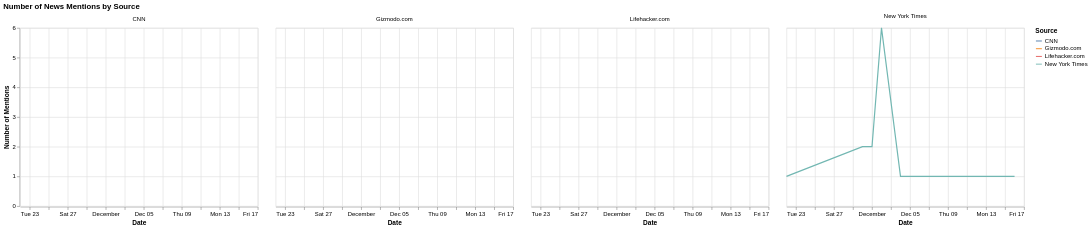

The specification (Vega-Lite) saved for this image:
### Vega-Lite specification from a JSON file in a GitHub repository (floating-point values rounded to 4 significant figures)
{"config": {"view": {"continuousWidth": 400, "continuousHeight": 300}}, "data": {"name": "data-2d9ecdb7b8bf9c410d2ed53e03882b75"}, "mark": "line", "encoding": {"color": {"type": "nominal", "field": "Source"}, "facet": {"type": "nominal", "field": "Source", "title": null}, "tooltip": [{"type": "quantitative", "field": "Count"}], "x": {"type": "temporal", "axis": {"title": "Date"}, "field": "PublishedDate"}, "y": {"type": "quantitative", "axis": {"title": "Number of Mentions"}, "field": "Count"}}, "title": "Number of News Mentions by Source", "$schema": "https://vega.github.io/schema/vega-lite/v4.8.1.json", "datasets": {"data-2d9ecdb7b8bf9c410d2ed53e03882b75": [{"PublishedDate": "2021-11-22T00:00:00", "Source": "New York Times", "Count": 1, "Date": "0    2021-11-22\n1    2021-11-30\n2    2021-12-01\n3    2021-12-02\n4    2021-12-02\n5    2021-12-04\n6    2021-12-05\n7    2021-12-08\n8    2021-12-09\n9    2021-12-10\n10   2021-12-11\n11   2021-12-16\n12   2021-12-17\nName: PublishedDate, dtype: datetime64[ns]"}, {"PublishedDate": "2021-11-30T00:00:00", "Source": "New York Times", "Count": 2, "Date": "0    2021-11-22\n1    2021-11-30\n2    2021-12-01\n3    2021-12-02\n4    2021-12-02\n5    2021-12-04\n6    2021-12-05\n7    2021-12-08\n8    2021-12-09\n9    2021-12-10\n10   2021-12-11\n11   2021-12-16\n12   2021-12-17\nName: PublishedDate, dtype: datetime64[ns]"}, {"PublishedDate": "2021-12-01T00:00:00", "Source": "New York Times", "Count": 2, "Date": "0    2021-11-22\n1    2021-11-30\n2    2021-12-01\n3    2021-12-02\n4    2021-12-02\n5    2021-12-04\n6    2021-12-05\n7    2021-12-08\n8    2021-12-09\n9    2021-12-10\n10   2021-12-11\n11   2021-12-16\n12   2021-12-17\nName: PublishedDate, dtype: datetime64[ns]"}, {"PublishedDate": "2021-12-02T00:00:00", "Source": "Lifehacker.com", "Count": 1, "Date": "0    2021-11-22\n1    2021-11-30\n2    2021-12-01\n3    2021-12-02\n4    2021-12-02\n5    2021-12-04\n6    2021-12-05\n7    2021-12-08\n8    2021-12-09\n9    2021-12-10\n10   2021-12-11\n11   2021-12-16\n12   2021-12-17\nName: PublishedDate, dtype: datetime64[ns]"}, {"PublishedDate": "2021-12-02T00:00:00", "Source": "New York Times", "Count": 6, "Date": "0    2021-11-22\n1    2021-11-30\n2    2021-12-01\n3    2021-12-02\n4    2021-12-02\n5    2021-12-04\n6    2021-12-05\n7    2021-12-08\n8    2021-12-09\n9    2021-12-10\n10   2021-12-11\n11   2021-12-16\n12   2021-12-17\nName: PublishedDate, dtype: datetime64[ns]"}, {"PublishedDate": "2021-12-04T00:00:00", "Source": "New York Times", "Count": 1, "Date": "0    2021-11-22\n1    2021-11-30\n2    2021-12-01\n3    2021-12-02\n4    2021-12-02\n5    2021-12-04\n6    2021-12-05\n7    2021-12-08\n8    2021-12-09\n9    2021-12-10\n10   2021-12-11\n11   2021-12-16\n12   2021-12-17\nName: PublishedDate, dtype: datetime64[ns]"}, {"PublishedDate": "2021-12-05T00:00:00", "Source": "New York Times", "Count": 1, "Date": "0    2021-11-22\n1    2021-11-30\n2    2021-12-01\n3    2021-12-02\n4    2021-12-02\n5    2021-12-04\n6    2021-12-05\n7    2021-12-08\n8    2021-12-09\n9    2021-12-10\n10   2021-12-11\n11   2021-12-16\n12   2021-12-17\nName: PublishedDate, dtype: datetime64[ns]"}, {"PublishedDate": "2021-12-08T00:00:00", "Source": "New York Times", "Count": 1, "Date": "0    2021-11-22\n1    2021-11-30\n2    2021-12-01\n3    2021-12-02\n4    2021-12-02\n5    2021-12-04\n6    2021-12-05\n7    2021-12-08\n8    2021-12-09\n9    2021-12-10\n10   2021-12-11\n11   2021-12-16\n12   2021-12-17\nName: PublishedDate, dtype: datetime64[ns]"}, {"PublishedDate": "2021-12-09T00:00:00", "Source": "CNN", "Count": 1, "Date": "0    2021-11-22\n1    2021-11-30\n2    2021-12-01\n3    2021-12-02\n4    2021-12-02\n5    2021-12-04\n6    2021-12-05\n7    2021-12-08\n8    2021-12-09\n9    2021-12-10\n10   2021-12-11\n11   2021-12-16\n12   2021-12-17\nName: PublishedDate, dtype: datetime64[ns]"}, {"PublishedDate": "2021-12-10T00:00:00", "Source": "New York Times", "Count": 1, "Date": "0    2021-11-22\n1    2021-11-30\n2    2021-12-01\n3    2021-12-02\n4    2021-12-02\n5    2021-12-04\n6    2021-12-05\n7    2021-12-08\n8    2021-12-09\n9    2021-12-10\n10   2021-12-11\n11   2021-12-16\n12   2021-12-17\nName: PublishedDate, dtype: datetime64[ns]"}, {"PublishedDate": "2021-12-11T00:00:00", "Source": "New York Times", "Count": 1, "Date": "0    2021-11-22\n1    2021-11-30\n2    2021-12-01\n3    2021-12-02\n4    2021-12-02\n5    2021-12-04\n6    2021-12-05\n7    2021-12-08\n8    2021-12-09\n9    2021-12-10\n10   2021-12-11\n11   2021-12-16\n12   2021-12-17\nName: PublishedDate, dtype: datetime64[ns]"}, {"PublishedDate": "2021-12-16T00:00:00", "Source": "New York Times", "Count": 1, "Date": "0    2021-11-22\n1    2021-11-30\n2    2021-12-01\n3    2021-12-02\n4    2021-12-02\n5    2021-12-04\n6    2021-12-05\n7    2021-12-08\n8    2021-12-09\n9    2021-12-10\n10   2021-12-11\n11   2021-12-16\n12   2021-12-17\nName: PublishedDate, dtype: datetime64[ns]"}, {"PublishedDate": "2021-12-17T00:00:00", "Source": "Gizmodo.com", "Count": 1, "Date": "0    2021-11-22\n1    2021-11-30\n2    2021-12-01\n3    2021-12-02\n4    2021-12-02\n5    2021-12-04\n6    2021-12-05\n7    2021-12-08\n8    2021-12-09\n9    2021-12-10\n10   2021-12-11\n11   2021-12-16\n12   2021-12-17\nName: PublishedDate, dtype: datetime64[ns]"}]}}
